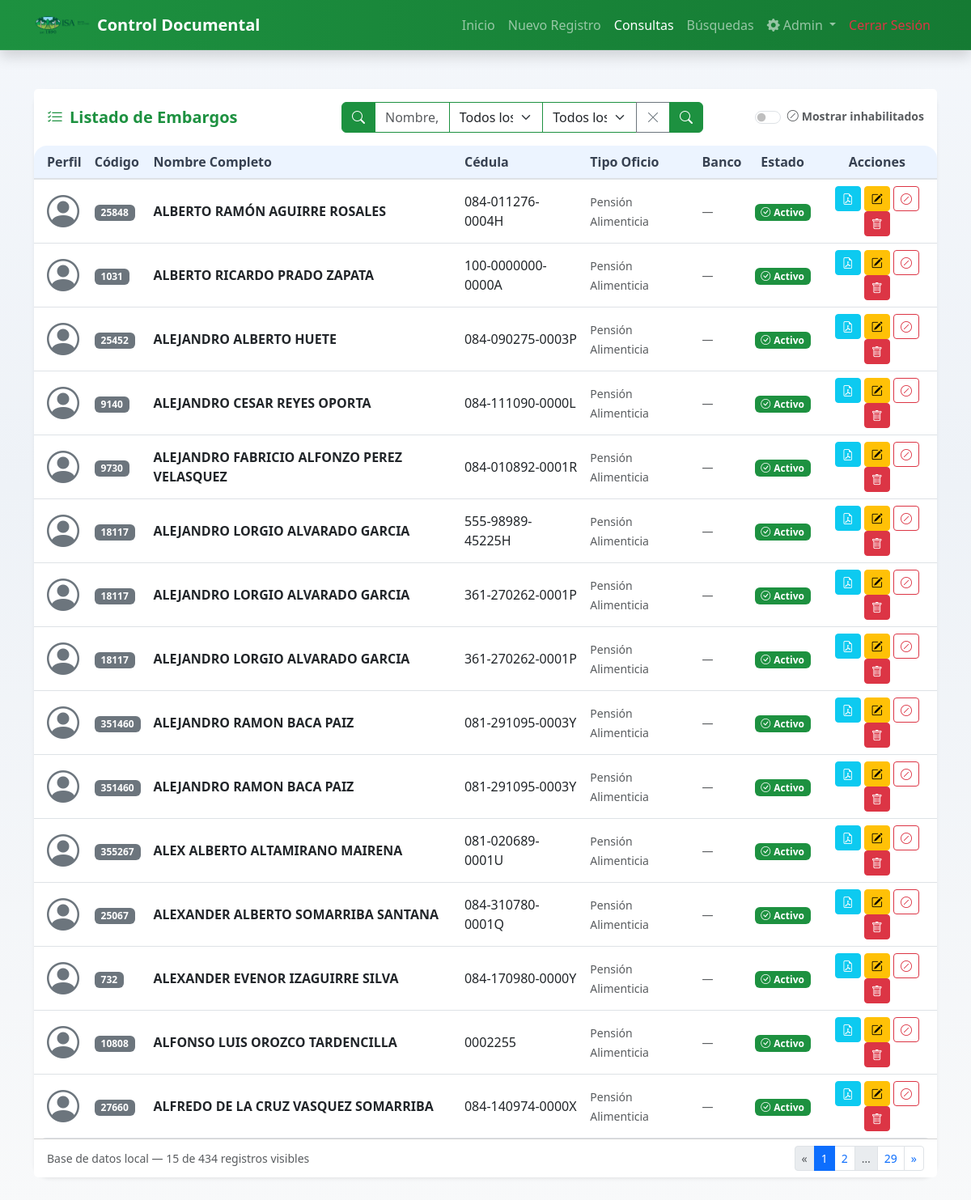
/consulta.php (signed in), run on the app's committed database.
### tables this page shows
CREATE TABLE `trabajadores` (
  `id` int(11) NOT NULL AUTO_INCREMENT,
  `codigo_trabajador` varchar(20) NOT NULL,
  `nombre_completo` varchar(100) NOT NULL,
  `cedula` varchar(20) NOT NULL,
  `foto_perfil` varchar(255) DEFAULT NULL,
  `descripcion_oficio` text DEFAULT NULL,
  `archivo_adjunto` varchar(255) DEFAULT NULL,
  `tipo_documento` enum('Embargo Judicial','Pensión Alimenticia','Otro') DEFAULT NULL,
  `fecha_registro` timestamp NOT NULL DEFAULT current_timestamp(),
  `inhabilitado` tinyint(1) NOT NULL DEFAULT 0,
  `fecha_inhabilitacion` date DEFAULT NULL,
  `motivo_inhabilitacion` text DEFAULT NULL,
  `doc_inhabilitacion` varchar(255) DEFAULT NULL,
  `usuario_inhabilito` varchar(50) DEFAULT NULL,
  `nombre_adjunto` varchar(255) DEFAULT NULL,
  `usuario_registro` varchar(255) DEFAULT NULL,
  `valor_inicial` decimal(10,2) DEFAULT NULL,
  `valor_final` decimal(10,2) DEFAULT NULL,
  `condicion_especial_1` text DEFAULT NULL,
  `condicion_especial_2` text DEFAULT NULL,
  `fecha_especial_1` date DEFAULT NULL,
  `fecha_especial_2` date DEFAULT NULL,
  `banco_institucion` varchar(255) DEFAULT NULL,
  PRIMARY KEY (`id`)
);

### consulta.php (the view, shortened to what this page needs)
<?php
include 'conexion.php';
?>
<?php
$porPagina = 15;
$paginaActual = isset($_GET['pagina']) ? max(1, intval($_GET['pagina'])) : 1;
$offset = ($paginaActual - 1) * $porPagina;
$busqueda = trim($_GET['busqueda'] ?? '');
$whereSql = 'WHERE 1=1';
$sqlCount = "SELECT COUNT(*) as total FROM trabajadores t $whereSql";
$totalResult = $conexion->prepare($sqlCount);
$totalResult->execute();
$totalRow = $totalResult->fetch(PDO::FETCH_ASSOC);
$totalRegistros = $totalRow['total'];
$totalPaginas = ceil($totalRegistros / $porPagina);
$sql = "SELECT t.*, COALESCE(u.usuario, t.usuario_registro) AS usuario_registro_display " .
       "FROM trabajadores t " .
       "LEFT JOIN usuarios u ON (t.usuario_registro = u.usuario OR t.usuario_registro = CAST(u.id AS CHAR)) " .
       "$whereSql " .
       "ORDER BY t.inhabilitado ASC, t.nombre_completo ASC " .
       "LIMIT :limit OFFSET :offset";
$resultado = $conexion->prepare($sql);
$resultado->bindValue(':limit', $porPagina, PDO::PARAM_INT);
$resultado->bindValue(':offset', $offset, PDO::PARAM_INT);
$resultado->execute();
$queryParams = [];
$queryParams = implode('&', $queryParams);
$queryParams = $queryParams !== '' ? $queryParams . '&' : '';
include 'includes/header.php';
?>
<div class="row mt-5 mb-5">
    <div class="col-12">
        <div class="card shadow-sm border-0">
            <div class="card-header bg-white py-3">
                <div class="row align-items-center g-2">
                    <div class="col-md-4">
                        <h5 class="mb-0 fw-bold text-primary"><i class="bi bi-list-check me-2"></i>Listado de Embargos</h5>
                    </div>
                    <div class="col-md-5">
                        <form id="busquedaForm" method="get" action="consulta.php" class="input-group flex-wrap">
                            <span class="input-group-text bg-primary text-white border-primary"><i class="bi bi-search"></i></span>
                            <input type="text" name="busqueda" id="inputBusqueda" class="form-control border-primary" placeholder="Nombre, cédula o código..." value="<?php echo htmlspecialchars($busqueda); ?>">
                            <select name="tipo_filtro" class="form-select border-primary" style="max-width: 200px;">
                                <option value="">Todos los tipos</option>
                            </select>
                            <select name="banco_filtro" class="form-select border-primary" style="max-width: 220px;">
                                <option value="">Todos los bancos</option>
                            </select>
                            <button class="btn btn-outline-secondary" type="button" id="btnLimpiar"><i class="bi bi-x-lg"></i></button>
                            <button class="btn btn-primary" type="submit" title="Buscar"><i class="bi bi-search"></i></button>
                        </form>
                    </div>
                    <div class="col-md-3 text-end">
                        <div class="form-check form-switch d-inline-flex align-items-center gap-2 mb-0">
                            <input class="form-check-input" type="checkbox" id="mostrarInhabilitados" role="switch">
                            <label class="form-check-label text-muted small fw-semibold" for="mostrarInhabilitados">
                                <i class="bi bi-slash-circle me-1"></i>Mostrar inhabilitados
                            </label>
                        </div>
                    </div>
                </div>
            </div>
            <div class="card-body p-0">
                <div class="table-responsive">
                    <table class="table table-hover align-middle mb-0" id="tablaTrabajadores">
                        <thead class="table-light">
                            <tr>
                                <th class="ps-3">Perfil</th>
                                <th>Código</th>
                                <th>Nombre Completo</th>
                                <th>Cédula</th>
                                <th>Tipo Oficio</th>
                                <th>Banco</th>
                                <th class="text-center">Estado</th>
                                <th class="text-center">Acciones</th>
                            </tr>
                        </thead>
<tbody>
                        <?php if ($resultado->rowCount() > 0): ?>
                            <?php while ($row = $resultado->fetch(PDO::FETCH_ASSOC)): ?>
                            <?php $inh = (bool)$row['inhabilitado']; ?>
                            <tr class="<?php echo $inh ? 'table-secondary' : ''; ?>"
                                data-inhabilitado="<?php echo $inh ? '1' : '0'; ?>"
                                data-codigo="<?php echo htmlspecialchars($row['codigo_trabajador'] ?? ''); ?>"
                                data-nombre="<?php echo htmlspecialchars($row['nombre_completo'] ?? ''); ?>"
                                data-cedula="<?php echo htmlspecialchars($row['cedula'] ?? ''); ?>"
                                data-foto="<?php echo htmlspecialchars($row['foto_perfil'] ?? ''); ?>"
                                data-descripcion="<?php echo htmlspecialchars($row['descripcion_oficio'] ?? ''); ?>"
                                data-archivo="<?php echo htmlspecialchars($row['archivo_adjunto'] ?? ''); ?>"
                                data-tipo="<?php echo htmlspecialchars($row['tipo_documento'] ?? ''); ?>"
                                data-banco="<?php echo htmlspecialchars($row['banco_institucion'] ?? ''); ?>"
                                data-fecha-registro="<?php echo htmlspecialchars($row['fecha_registro'] ?? ''); ?>"
                                data-valor-inicial="<?php echo htmlspecialchars($row['valor_inicial'] ?? ''); ?>"
                                data-valor-final="<?php echo htmlspecialchars($row['valor_final'] ?? ''); ?>"
                                data-usuario-registro="<?php echo htmlspecialchars($row['usuario_registro_display'] ?? $row['usuario_registro'] ?? ''); ?>"
                                data-nombre-adjunto="<?php echo htmlspecialchars($row['archivo_adjunto'] ?? ''); ?>"
                                data-inhabilitado="<?php echo $inh ? '1' : '0'; ?>"
ondblclick="abrirModalTrabajadorConsulta(this)"
                                style="cursor:pointer;">
                                <td class="ps-3">
                                    <?php if (!empty($row['foto_perfil'])): ?>
                                        <img src="<?php echo htmlspecialchars($row['foto_perfil']); ?>"
                                             class="rounded-circle <?php echo $inh ? 'opacity-50' : ''; ?>"
                                             width="40" height="40" style="object-fit:cover;">
                                    <?php else: ?>
                                        <i class="bi bi-person-circle text-secondary" style="font-size:40px;"></i>
                                    <?php endif; ?>
                                </td>
                                <td><span class="badge bg-secondary"><?php echo htmlspecialchars($row['codigo_trabajador']); ?></span></td>
                                <td>
                                    <div class="fw-bold <?php echo $inh ? 'text-decoration-line-through text-muted' : ''; ?>">
                                        <?php echo htmlspecialchars($row['nombre_completo']); ?>
                                    </div>
                                </td>
                                <td><?php echo htmlspecialchars($row['cedula']); ?></td>
                                <td><small class="text-muted"><?php echo htmlspecialchars($row['tipo_documento']); ?></small></td>
                                <td>
                                    <?php if (!empty($row['banco_institucion'])): ?>
                                        <span class="badge bg-light text-dark border"><?php echo htmlspecialchars($row['banco_institucion']); ?></span>
                                    <?php else: ?>
                                        <span class="text-muted small">—</span>
                                    <?php endif; ?>
                                </td>
                                <td class="text-center">
                                    <?php if ($inh): ?>
                                        <span class="badge bg-danger"><i class="bi bi-slash-circle me-1"></i>Inhabilitado</span>
                                    <?php else: ?>
                                        <span class="badge bg-success"><i class="bi bi-check-circle me-1"></i>Activo</span>
                                    <?php endif; ?>
                                </td>
<td class="text-center" onclick="event.stopPropagation();">
                                        <?php if (!empty($row['archivo_adjunto'])): ?>
                                            <a href="<?php echo htmlspecialchars($row['archivo_adjunto']); ?>"
                                               target="_blank" class="btn btn-sm btn-info text-white" title="Ver Documento Original">
                                                <i class="bi bi-file-earmark-pdf"></i>
                                            </a>
                                        <?php endif; ?>
                                        <?php if ($inh): ?>
                                            <button type="button" class="btn btn-sm btn-outline-secondary btn-ver-inh"
                                                    title="Ver detalle de inhabilitación"
                                                    data-fecha="<?php echo htmlspecialchars($row['fecha_inhabilitacion'] ?? ''); ?>"
                                                    data-motivo="<?php echo htmlspecialchars($row['motivo_inhabilitacion'] ?? ''); ?>"
                                                    data-doc="<?php echo htmlspecialchars($row['doc_inhabilitacion'] ?? ''); ?>"
                                                    data-usuario="<?php echo htmlspecialchars($row['usuario_inhabilito'] ?? ''); ?>"
                                                    data-bs-toggle="modal" data-bs-target="#modalVerInh">
                                                <i class="bi bi-info-circle"></i>
                                            </button>
                                            <?php if ($_SESSION['rol'] === 'admin'): ?>
                                                <a href="reactivar.php?id=<?php echo $row['id']; ?>"
                                                   class="btn btn-sm btn-success" title="Reactivar embargo"
                                                   onclick="return confirm('¿Reactivar este embargo?');">
                                                    <i class="bi bi-arrow-counterclockwise"></i>
                                                </a>
                                            <?php endif; ?>
                                        <?php else: ?>
                                            <a href="editar.php?id=<?php echo $row['id']; ?>"
                                               class="btn btn-sm btn-warning" title="Editar">
                                                <i class="bi bi-pencil-square"></i>
                                            </a>
                                            <?php if ($_SESSION['rol'] === 'admin'): ?>
                                                <button type="button" class="btn btn-sm btn-outline-danger btn-inh"
                                                        title="Inhabilitar embargo"
                                                        data-id="<?php echo $row['id']; ?>"
                                                        data-nombre="<?php echo htmlspecialchars($row['nombre_completo']); ?>"
                                                        data-bs-toggle="modal" data-bs-target="#modalInhabilitar">
                                                    <i class="bi bi-slash-circle"></i>
                                                </button>
                                            <?php endif; ?>
                                        <?php endif; ?>
                                        <a href="eliminar.php?id=<?php echo $row['id']; ?>"
                                           class="btn btn-sm <?php echo ($_SESSION['rol'] === 'admin') ? 'btn-danger' : 'btn-secondary'; ?>"
                                           <?php if ($_SESSION['rol'] === 'admin'): ?>
                                               onclick="return confirm('¿Seguro que deseas eliminar este registro?');" title="Eliminar"
                                           <?php else: ?>
                                               title="Solo los administradores pueden eliminar"
                                           <?php endif; ?>>
                                            <i class="bi bi-trash"></i>
                                        </a>
                                    </div>
                                </td>
                            </tr>
                            <?php endwhile; ?>
                        <?php else: ?>
                            <tr>
                                <td colspan="8" class="text-center py-4 text-muted">No se encontraron registros en la base de datos.</td>
                            </tr>
                        <?php endif; ?>
            <div class="card-footer bg-white">
                <div class="d-flex flex-column flex-md-row align-items-center justify-content-between gap-2">
                    <div class="text-muted small">
                        Base de datos local — <span id="contadorRegistros"></span>
                    </div>
                    <?php if ($totalPaginas > 1): ?>
                    <nav aria-label="Paginación">
                        <ul class="pagination pagination-sm mb-0">
                            <li class="page-item <?php echo $paginaActual <= 1 ? 'disabled' : ''; ?>">
                                <a class="page-link" href="?<?php echo $queryParams; ?>pagina=<?php echo $paginaActual - 1; ?>">«</a>
                            </li>
                            <?php for ($i = 1; $i <= $totalPaginas; $i++): ?>
                                <?php if ($i == 1 || $i == $totalPaginas || ($i >= $paginaActual - 1 && $i <= $paginaActual + 1)): ?>
                                    <li class="page-item <?php echo $i == $paginaActual ? 'active' : ''; ?>">
                                        <a class="page-link" href="?<?php echo $queryParams; ?>pagina=<?php echo $i; ?>"><?php echo $i; ?></a>
                                    </li>
                                <?php elseif ($i == $paginaActual - 2 || $i == $paginaActual + 2): ?>
                                    <li class="page-item disabled"><span class="page-link">…</span></li>
                                <?php endif; ?>
                            <?php endfor; ?>
                            <li class="page-item <?php echo $paginaActual >= $totalPaginas ? 'disabled' : ''; ?>">
                                <a class="page-link" href="?<?php echo $queryParams; ?>pagina=<?php echo $paginaActual + 1; ?>">»</a>
                            </li>
                        </ul>
                    </nav>
                    <?php endif; ?>
                </div>
            </div>
<?php include 'includes/footer.php'; ?>

### data on the page
trabajadores: codigo_trabajador "25848", nombre_completo "ALBERTO RAMÓN AGUIRRE ROSALES", cedula "084-011276-0004H", tipo_documento "Pensión Alimenticia", inhabilitado 0 (drawn)
trabajadores: codigo_trabajador "1031", nombre_completo "ALBERTO RICARDO PRADO ZAPATA", cedula "100-0000000-0000A", tipo_documento "Pensión Alimenticia", inhabilitado 0 (drawn)
trabajadores: codigo_trabajador "25452", nombre_completo "ALEJANDRO ALBERTO HUETE", cedula "084-090275-0003P", tipo_documento "Pensión Alimenticia", inhabilitado 0 (drawn)
trabajadores: codigo_trabajador "9140", nombre_completo "ALEJANDRO CESAR REYES OPORTA", cedula "084-111090-0000L", tipo_documento "Pensión Alimenticia", inhabilitado 0 (drawn)
trabajadores: codigo_trabajador "9730", nombre_completo "ALEJANDRO FABRICIO ALFONZO PEREZ VELASQUEZ", cedula "084-010892-0001R", tipo_documento "Pensión Alimenticia", inhabilitado 0 (drawn)
trabajadores: codigo_trabajador "18117", nombre_completo "ALEJANDRO LORGIO ALVARADO GARCIA", cedula "555-98989-45225H", tipo_documento "Pensión Alimenticia", inhabilitado 0 (drawn)
trabajadores: codigo_trabajador "18117", nombre_completo "ALEJANDRO LORGIO ALVARADO GARCIA", cedula "361-270262-0001P", tipo_documento "Pensión Alimenticia", inhabilitado 0 (drawn)
trabajadores: codigo_trabajador "18117", nombre_completo "ALEJANDRO LORGIO ALVARADO GARCIA", cedula "361-270262-0001P", tipo_documento "Pensión Alimenticia", inhabilitado 0 (drawn)
trabajadores: codigo_trabajador "351460", nombre_completo "ALEJANDRO RAMON BACA PAIZ", cedula "081-291095-0003Y", tipo_documento "Pensión Alimenticia", inhabilitado 0 (drawn)
trabajadores: codigo_trabajador "351460", nombre_completo "ALEJANDRO RAMON BACA PAIZ", cedula "081-291095-0003Y", tipo_documento "Pensión Alimenticia", inhabilitado 0 (drawn)
trabajadores: codigo_trabajador "355267", nombre_completo "ALEX ALBERTO ALTAMIRANO MAIRENA", cedula "081-020689-0001U", tipo_documento "Pensión Alimenticia", inhabilitado 0 (drawn)
trabajadores: codigo_trabajador "25067", nombre_completo "ALEXANDER ALBERTO SOMARRIBA SANTANA", cedula "084-310780-0001Q", tipo_documento "Pensión Alimenticia", inhabilitado 0 (drawn)
trabajadores: codigo_trabajador "732", nombre_completo "ALEXANDER EVENOR IZAGUIRRE SILVA", cedula "084-170980-0000Y", tipo_documento "Pensión Alimenticia", inhabilitado 0 (drawn)
trabajadores: codigo_trabajador "10808", nombre_completo "ALFONSO LUIS OROZCO TARDENCILLA", cedula "0002255", tipo_documento "Pensión Alimenticia", inhabilitado 0 (drawn)
trabajadores: codigo_trabajador "27660", nombre_completo "ALFREDO DE LA CRUZ VASQUEZ SOMARRIBA", cedula "084-140974-0000X", tipo_documento "Pensión Alimenticia", inhabilitado 0 (drawn)
